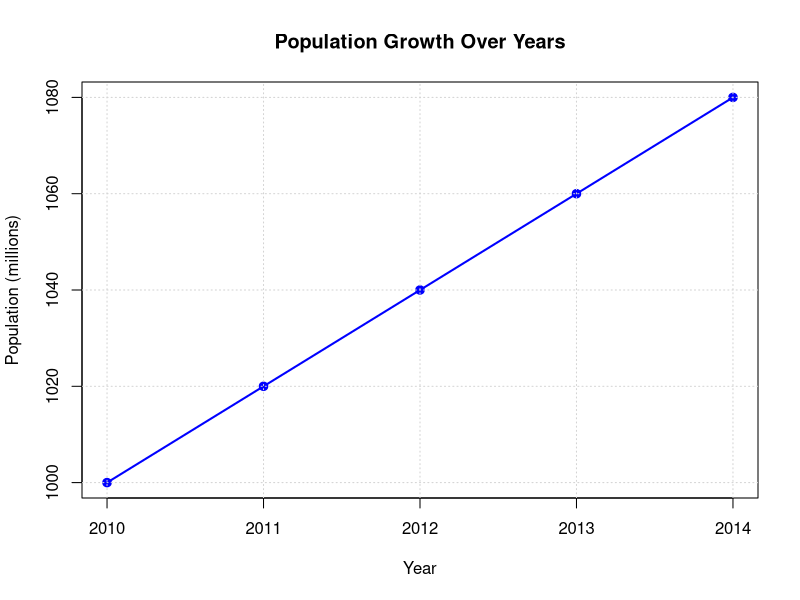

R code for this plot:
# Create the dataset
year <- c(2010, 2011, 2012, 2013, 2014)
population <- c(1000, 1020, 1040, 1060, 1080)

# Plot the line plot
plot(year, population, 
     type = "o", # 'o' for both lines and points
     main = "Population Growth Over Years", 
     xlab = "Year", 
     ylab = "Population (millions)", 
     pch = 19, # Solid circle for points
     col = "blue",
     lwd = 2) # Line width

# Add a grid
grid()

